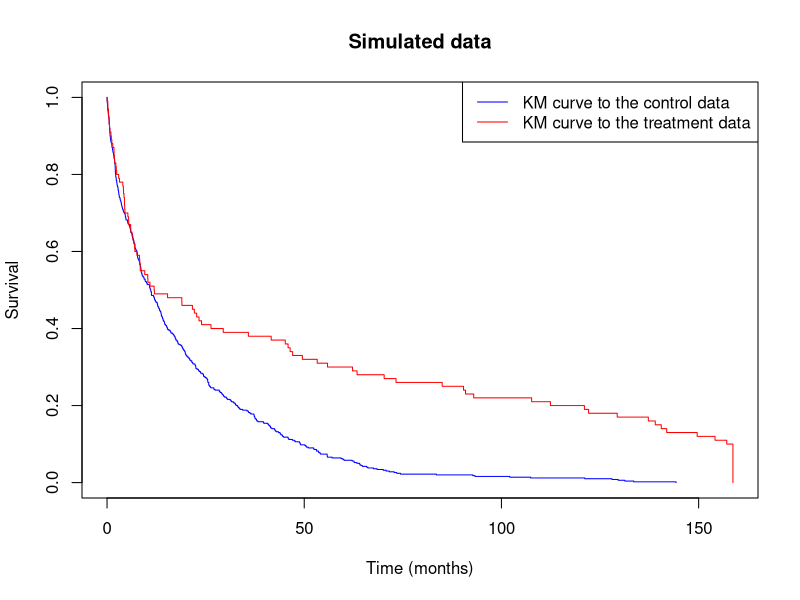

Source code (R):
library(survival)
#################################################################################
#Looking at splitting survival curve up
################################################################################# 
#Simulating data
#We have lambda2, gamma2 from historical data

lambda2 <- 0.06
gamma2 <- 0.8
  
#We have elicited bigT, lambda1, gamma1 from questioning our experts
  
bigT <- 10
lambda1 <- 0.015
gamma1 <- 0.5

#Our sample sizes for both groups; 1=control, 2=treatment
n1 <- 500
n2 <- 500

#Simulate data for the control group
simcontrol <- data.frame(time = rweibull(n1, gamma2, 1/lambda2), cens = rep(1, n1))
#Plot this on a KM curve
fitcontrolKM <- survfit(Surv(time, cens)~1, data = simcontrol)
plot(fitcontrolKM, conf.int = F, xlim=c(0,max(simcontrol$time)*1.1), ylab="Survival", xlab="Time (months)", col="blue",
       main = "Simulated data")
legend("topright", legend = c("KM curve to the control data","KM curve to the treatment data") , col=c("blue", "red"), lty=1)
  
#Fit a Weibull to the control data
fitcontrol <- survreg(Surv(time, cens)~1, dist="weibull", data = simcontrol)

#Plotting the Weibull distribution found for the control data
# lines(x = predict(fitcontrol, type = "quantile", p = seq(0.01, 0.99, by=.01))[1,],
#        y = rev(seq(0.01, 0.99, by = 0.01)), type="l", xlab="Time (months)", ylab="Survival",
#        col = "blue", xlim=c(0,100))
#   
  

#Fitting hypothetical lines for the treatment; before changepoint
effectt <- seq(0, bigT, by=0.01)
effecty <- exp(-((exp(-fitcontrol$coefficients))*effectt)^(1/fitcontrol$scale))
#lines(effectt, effecty, col="green", lty=3)
  
#Fitting hypothetical lines for the treatment; after changepoint
aftereffectt <- seq(bigT, max(simcontrol$time)*1.1, by=0.01)
aftereffecty <- exp(-(exp(-fitcontrol$coefficients)*bigT)^(1/fitcontrol$scale)-(lambda1^gamma1)*(aftereffectt^gamma1-bigT^gamma1))
#lines(aftereffectt, aftereffecty, col="red", lty=2)
  
#Combining both before and after the changepoint
treatmentcurvet <- c(effectt, aftereffectt)
treatmentcurvey <- c(effecty, aftereffecty)
  

#Simulating data for the treatment group
SimTreatmentFunc <- function(n2){
  
  split <- seq(1, 0, by=-(1/(n2/10)))
  
  events <- rep(NA, n2)
  for (i in 1:(length(split)-1)){
    if (i==1){
      events[((i-1)*10+1):(i*10)] <- runif(10, 0, treatmentcurvet[sum(split[i+1]<treatmentcurvey)])
    } 
    else{
      events[((i-1)*10+1):(i*10)] <- runif(10, treatmentcurvet[sum(split[i]<treatmentcurvey)], treatmentcurvet[sum(split[i+1]<treatmentcurvey)])
    }
  }
  
  data <- data.frame(time = events, cens = rep(1, n2))
}

SimTreatment <- SimTreatmentFunc(100)
fittreatmentKM <- survfit(Surv(time, cens)~1, data = SimTreatment)
lines(fittreatmentKM, conf.int = F, col="red")
  



